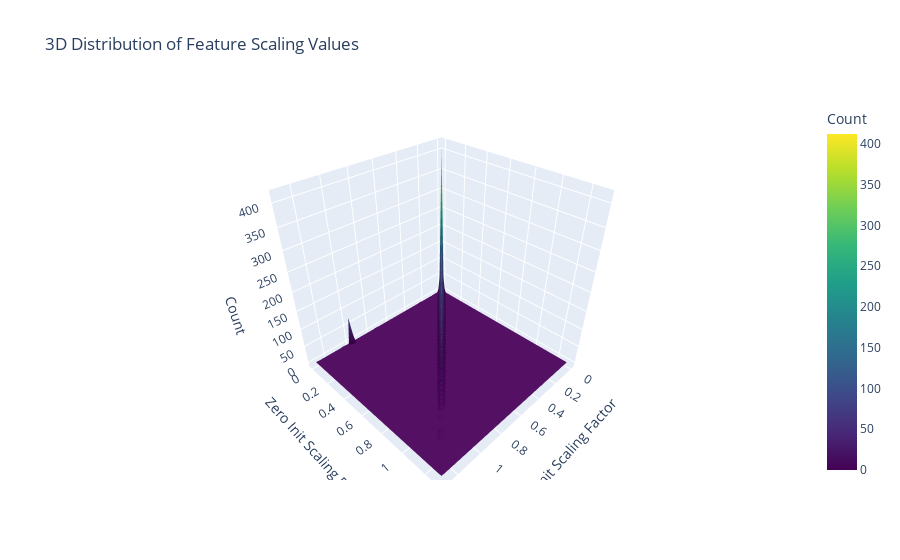

Source (notebook cell):
### Code cell
# Create 2D histogram data
hist2d, x_edges, y_edges = np.histogram2d(
    scaled_values_one, 
    scaled_values_zero,
    bins=50
)

# Create the figure
fig = go.Figure(data=[
    go.Surface(
        x=x_edges[:-1],  # Use bin edges for x axis
        y=y_edges[:-1],  # Use bin edges for y axis
        z=hist2d.T,      # Transpose to match plotly's expected format
        colorscale='Viridis',
        colorbar=dict(title='Count')
    )
])

# Update layout
fig.update_layout(
    title='3D Distribution of Feature Scaling Values',
    scene=dict(
        xaxis_title='One Init Scaling Factor',
        yaxis_title='Zero Init Scaling Factor',
        zaxis_title='Count'
    )
)

fig.show()

### Figure 1 — Plotly figure (JSON) as saved in the notebook; plotly's stock layout.template omitted (floating-point values rounded to 4 significant figures; data arrays with more than 128 entries replaced by an {"elided": "..."} marker saying what was removed)
{"data": [{"colorbar": {"title": {"text": "Count"}}, "colorscale": [[0, "#440154"], [0.1111, "#482878"], [0.2222, "#3e4989"], [0.3333, "#31688e"], [0.4444, "#26828e"], [0.5556, "#1f9e89"], [0.6667, "#35b779"], [0.7778, "#6ece58"], [0.8889, "#b5de2b"], [1, "#fde725"]], "type": "surface", "x": [1.532e-05, 0.02637, 0.05273, 0.07909, 0.1054, 0.1318, 0.1582, 0.1845, 0.2109, 0.2372, 0.2636, 0.2899, 0.3163, 0.3427, 0.369, 0.3954, 0.4217, 0.4481, 0.4744, 0.5008, 0.5272, 0.5535, 0.5799, 0.6062, 0.6326, 0.6589, 0.6853, 0.7117, 0.738, 0.7644, 0.7907, 0.8171, 0.8434, 0.8698, 0.8962, 0.9225, 0.9489, 0.9752, 1.002, 1.028, 1.054, 1.081, 1.107, 1.133, 1.16, 1.186, 1.212, 1.239, 1.265, 1.292], "y": [1.788e-07, 0.02636, 0.05272, 0.07907, 0.1054, 0.1318, 0.1581, 0.1845, 0.2109, 0.2372, 0.2636, 0.2899, 0.3163, 0.3426, 0.369, 0.3954, 0.4217, 0.4481, 0.4744, 0.5008, 0.5271, 0.5535, 0.5799, 0.6062, 0.6326, 0.6589, 0.6853, 0.7117, 0.738, 0.7644, 0.7907, 0.8171, 0.8434, 0.8698, 0.8962, 0.9225, 0.9489, 0.9752, 1.002, 1.028, 1.054, 1.081, 1.107, 1.133, 1.16, 1.186, 1.212, 1.239, 1.265, 1.292], "z": {"elided": "50x50 int values"}}], "layout": {"scene": {"xaxis": {"title": {"text": "One Init Scaling Factor"}}, "yaxis": {"title": {"text": "Zero Init Scaling Factor"}}, "zaxis": {"title": {"text": "Count"}}}, "title": {"text": "3D Distribution of Feature Scaling Values"}}}
